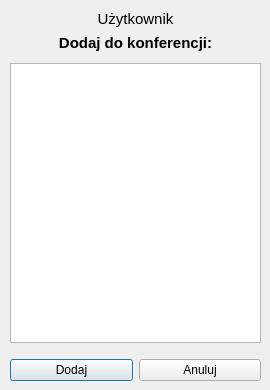
<?xml version="1.0" encoding="UTF-8"?>
<ui version="4.0">
 <class>OknoWyboruKonferencji</class>
 <widget class="QDialog" name="OknoWyboruKonferencji">
  <property name="geometry">
   <rect>
    <x>0</x>
    <y>0</y>
    <width>270</width>
    <height>390</height>
   </rect>
  </property>
  <property name="sizePolicy">
   <sizepolicy hsizetype="Fixed" vsizetype="Fixed">
    <horstretch>0</horstretch>
    <verstretch>0</verstretch>
   </sizepolicy>
  </property>
  <property name="minimumSize">
   <size>
    <width>270</width>
    <height>390</height>
   </size>
  </property>
  <property name="maximumSize">
   <size>
    <width>270</width>
    <height>390</height>
   </size>
  </property>
  <property name="windowTitle">
   <string>Dialog</string>
  </property>
  <widget class="QWidget" name="verticalLayoutWidget">
   <property name="geometry">
    <rect>
     <x>10</x>
     <y>10</y>
     <width>251</width>
     <height>371</height>
    </rect>
   </property>
   <layout class="QVBoxLayout" name="verticalLayout">
    <item>
     <widget class="QLabel" name="labelNick">
      <property name="font">
       <font>
        <family>Segoe UI</family>
        <pointsize>11</pointsize>
       </font>
      </property>
      <property name="text">
       <string>Użytkownik</string>
      </property>
      <property name="alignment">
       <set>Qt::AlignCenter</set>
      </property>
     </widget>
    </item>
    <item>
     <widget class="QLabel" name="labalKonf">
      <property name="font">
       <font>
        <family>Segoe UI</family>
        <pointsize>11</pointsize>
        <weight>75</weight>
        <bold>true</bold>
       </font>
      </property>
      <property name="text">
       <string>Dodaj do konferencji:</string>
      </property>
      <property name="alignment">
       <set>Qt::AlignCenter</set>
      </property>
     </widget>
    </item>
    <item>
     <spacer name="horizontalSpacer_2">
      <property name="orientation">
       <enum>Qt::Horizontal</enum>
      </property>
      <property name="sizeHint" stdset="0">
       <size>
        <width>40</width>
        <height>5</height>
       </size>
      </property>
     </spacer>
    </item>
    <item>
     <widget class="QListWidget" name="lista"/>
    </item>
    <item>
     <spacer name="horizontalSpacer">
      <property name="orientation">
       <enum>Qt::Horizontal</enum>
      </property>
      <property name="sizeHint" stdset="0">
       <size>
        <width>40</width>
        <height>10</height>
       </size>
      </property>
     </spacer>
    </item>
    <item>
     <layout class="QHBoxLayout" name="horizontalLayout">
      <item>
       <widget class="QPushButton" name="dodaj">
        <property name="text">
         <string>Dodaj</string>
        </property>
       </widget>
      </item>
      <item>
       <widget class="QPushButton" name="anuluj">
        <property name="text">
         <string>Anuluj</string>
        </property>
       </widget>
      </item>
     </layout>
    </item>
   </layout>
  </widget>
 </widget>
 <resources/>
 <connections/>
</ui>
